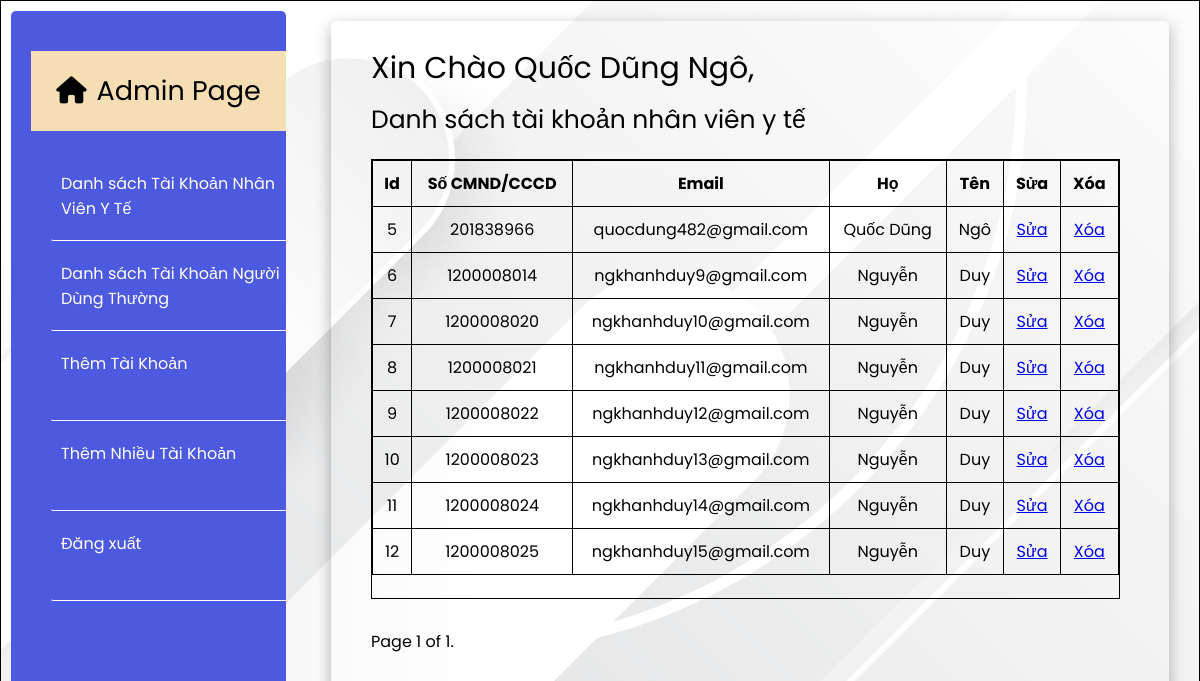
/sys_admin/list-moh/ (signed in), run on the app's committed database.
### authentication/models.py (models this page shows)
class User(AbstractUser):
    is_normal_user = models.BooleanField(default=True)
    is_MOH = models.BooleanField(default=False)

### system_admin/views.py (the view)
# urls.py: path('list-moh/', views.listMoh, name="list-moh"),
def listMoh(request):
    if request.user.is_authenticated:
        list = User.objects.filter(is_MOH = True)
        paginator = Paginator(list, 10) # Show 25 records per page.
        page_number = request.GET.get('page',1)
        page_obj = paginator.get_page(page_number)
        list = {
            'page': page_obj,
            'role' : 'nhân viên y tế',
        }
        return render(request, 'list_user.html', list)
    else:
        messages.error(request, "Vui lòng đăng nhập để tiếp tục")
        return redirect('http://127.0.0.1:8000/sys_admin/login')

### system_admin/templates/list_user.html (shortened to what this page needs)
{% load static %}
<!DOCTYPE html>
<html>
<head>
    <link rel="stylesheet" href="https://cdnjs.cloudflare.com/ajax/libs/font-awesome/6.0.0-beta3/css/all.min.css"/>
    <link rel="stylesheet" href="{% static 'style.css' %}">
</head>
<body>
    <div class="navigation">
        <div class="wrapper">
            <div class="decoration">
                <p><i class="fas fa-home"></i>Admin Page</p>
             </div>
            <ul>
                <li class="list">
                    <a href="http://127.0.0.1:8000/sys_admin/list-moh/">
                        <span class="title">Danh sách Tài Khoản Nhân Viên Y Tế</span>
                    </a>
                </li>
                <li class="list">
                    <a href="http://127.0.0.1:8000/sys_admin/list-normal/">
                        <span class="title">Danh sách Tài Khoản Người Dùng Thường</span>
                    </a>
                </li>
                <li class="list">
                    <a href="http://127.0.0.1:8000/sys_admin/add/">
                        <span class="title">Thêm Tài Khoản</span>
                    </a>
                </li>
                <li class="list">
                    <a href="http://127.0.0.1:8000/sys_admin/upload/">
                        <span class="title">Thêm Nhiều Tài Khoản</span>
                    </a>
                </li>
                <li>
                    <a href="http://127.0.0.1:8000/sys_admin/logout/">
                        <span class="title">Đăng xuất</span>
                    </a>
                </li>
            </ul>
        </div>
    </div>
    <div class="main">
        <div class="wrapper">
            <div class="greeting">
                Xin Chào {{request.user.first_name}} {{request.user.last_name}},
            </div>
            <div class="title">
                Danh sách tài khoản {{role}}
            </div>
            <div class="table-wrapper">
            <table>
                <tr>
                    <th>Id</th>
                    <th>Số CMND/CCCD</th>
                    <th>Email</th>
                    <th>Họ</th>
                    <th>Tên</th>
                    <th>Sửa</th>
                    <th>Xóa</th>
                </tr>
                {% for user in page %}
                <tr>
                    <td>{{user.id}}</td>
                    <td>{{user.username}}</td>
                    <td>{{user.email}}</td>
                    <td>{{user.first_name}}</td>
                    <td>{{user.last_name}}</td>
                    <td><a href="http://127.0.0.1:8000/sys_admin/update/{{user.id}}">Sửa</a></td>
                    <td><a href="http://127.0.0.1:8000/sys_admin/delete/{{user.id}}">Xóa</a></td>
                </tr>
                {% endfor %}
            </table>
            </div>
            <div class="pagination">
                <span class="step-links">
                    <span class="current">
                        Page {{ page.number }} of {{ page.paginator.num_pages }}.
                    </span>
                </span>
            </div>
        </div>
    </div>
</body>
</html>

### system_admin/static/style.css (style rules this page uses)
* { margin: 0; padding: 0; box-sizing: border-box; font-family: 'Poppins', sans-serif; }
body { position: relative; width: 100%; height: 100vh; display: flex; border: 1px solid black; background: url('/static/images/whitebg.jpg'); overflow: hidden; }
.navigation { display: flex; width: 20vw; min-width: 300px; height: 100%; padding-right: 5px; }
.navigation .wrapper { padding: 40px 0 10px 20px; margin: 10px 10px; width: 100%; border-radius: 5px; background: #4d59df; }
.navigation .wrapper .decoration { width: 100%; height: 10vh; background-color: wheat; margin-bottom: 30px; display: flex; }
.navigation .wrapper .decoration p { font-size: 27px; margin: auto; color: #000; }
.navigation .wrapper .decoration i { margin-right: 10px; }
.navigation .wrapper ul { list-style: none; }
.navigation .wrapper ul li { position: relative; display: block; width: auto; margin: 10px 0 10px 20px; margin-top: 10px; margin-bottom: 10px; background: #4d59df; height: 80px; border-bottom: 0.5px solid white; cursor: pointer; transition: 0.5s ease; border-radius: 2px 0 0 2px; }
.navigation .wrapper ul li a { position: relative; display: block; width: 100%; padding-top: 10px; padding-left: 10px; height: 50px; color: #fff; text-decoration: none; border-radius: 5px; cursor: pointer; }
.main { display: flex; width: 80%; height: 100%; }
.main .wrapper { position: relative; background-color: transparent; padding: 15px 10px 10px 40px; margin: 20px 30px; width: 100%; opacity: 1; border-radius: 5px; box-shadow: inset; box-shadow: 0 5px 15px rgba(0,0,0 , 0.3); }
.main .wrapper .greeting { font-size: 30px; margin-top: 10px; }
.main .wrapper .title { margin-top: 10px; margin-bottom: 20px; font-size: 25px ; }
.wrapper .table-wrapper { width: 95%; overflow-y: auto; height: 55vh; border: 1px solid black; }
.wrapper table { width: 100%; margin-left: 0; margin-right: 0; }
.wrapper .table-wrapper table td { max-height: 30px; }
.wrapper .pagination { margin-top: 30px; }

### system_admin/templates/list_user.html (style rules this page uses)
table { border-collapse: collapse; border: solid 1px; text-align: center; }
th, td { padding: 10px 10px; border: solid 1px; }

### data on the page
User: user.first_name "Quốc Dũng", user.last_name "Ngô"
User: id "5", username "201838966", email "quocdung482@gmail.com", first_name "Quốc Dũng", last_name "Ngô"
User: id "6", username "1200008014", email "ngkhanhduy9@gmail.com", first_name "Nguyễn", last_name "Duy"
User: id "7", username "1200008020", email "ngkhanhduy10@gmail.com", first_name "Nguyễn", last_name "Duy"
User: id "8", username "1200008021", email "ngkhanhduy11@gmail.com", first_name "Nguyễn", last_name "Duy"
User: id "9", username "1200008022", email "ngkhanhduy12@gmail.com", first_name "Nguyễn", last_name "Duy"
User: id "10", username "1200008023", email "ngkhanhduy13@gmail.com", first_name "Nguyễn", last_name "Duy"
User: id "11", username "1200008024", email "ngkhanhduy14@gmail.com", first_name "Nguyễn", last_name "Duy"
User: id "12", username "1200008025", email "ngkhanhduy15@gmail.com", first_name "Nguyễn", last_name "Duy"

### other printed values
{{ role }} "nhân viên y tế"
{{ page.number }} "1"
{{ page.paginator.num_pages }} "1"
